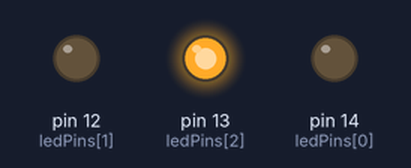
A sketch run on a simulated Arduino Uno, built with avr-gcc and run on an emulated ATmega328P. On the bench: output pins drawn as LEDs (lit = HIGH). Random numbers use the default seed unless the sketch sets one.

Above: at 2.0 s.
At 4.2 s:
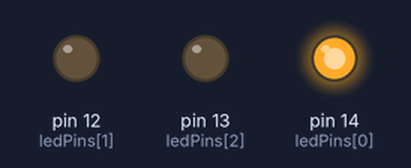
At 9.61 s:
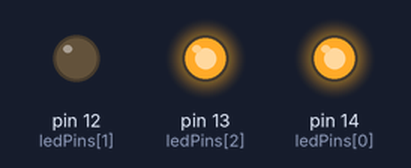
At 16.3 s:
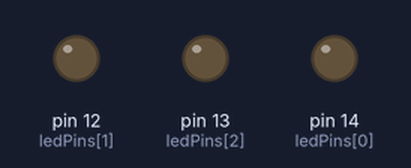
At 25.24 s:
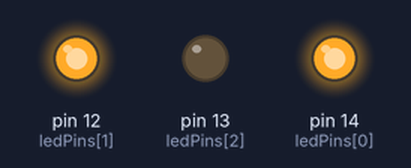
At 36.86 s:
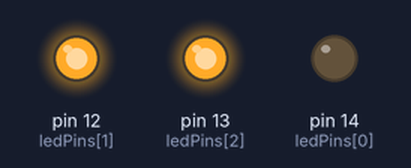
Timing chart, 0 to 40.0 s (numbered marks = the images above):
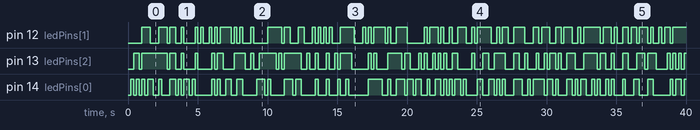

The sketch:

Sketch_05.1_RandomColorLight.ino
```cpp
/**********************************************************************
  Filename    : ColorfulLight
  Description : Use RGBLED to show random color.
  Auther      : www.freenove.com
  Modification: 2022/05/10
**********************************************************************/
const byte ledPins[] = {14, 12, 13};    //define red, green, blue led pins
int red, green, blue;
void setup() {
}

void loop() {
  red   =   random(0, 256);
  green =   random(0, 256);
  blue  =   random(0, 256);
  setColor(red, green, blue);
  delay(200);
}

void setColor(byte r, byte g, byte b) {
  analogWrite(ledPins[0], 255 - r); //Common anode LED, low level to turn on the led.
  analogWrite(ledPins[1], 255 - g);
  analogWrite(ledPins[2], 255 - b);
}
```

Measured:
- by itself, pin 12 (ledPins[1]): LOW → HIGH at 1.0 s, → LOW 0.60 s later, → HIGH 0.60 s later, → LOW 0.60 s later, … (99 changes in this stretch)
- by itself, pin 13 (ledPins[2]): LOW → HIGH at 0.40 s, → LOW 0.40 s later, → HIGH 0.20 s later, → LOW 1.8 s later, … (93 changes in this stretch)
- by itself, pin 14 (ledPins[0]): LOW → HIGH at 0.20 s, → LOW 0.20 s later, → HIGH 0.20 s later, → LOW 0.20 s later, … (107 changes in this stretch)
